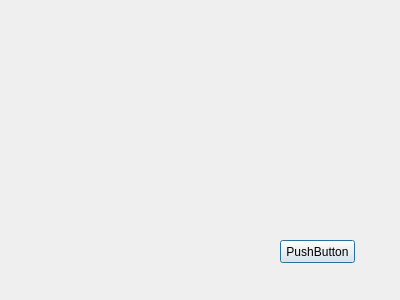
<?xml version="1.0" encoding="UTF-8"?>
<ui version="4.0">
 <class>Reference_Dialog</class>
 <widget class="QDialog" name="Reference_Dialog">
  <property name="geometry">
   <rect>
    <x>0</x>
    <y>0</y>
    <width>400</width>
    <height>300</height>
   </rect>
  </property>
  <property name="windowTitle">
   <string>Dialog</string>
  </property>
  <widget class="QPushButton" name="pushButton">
   <property name="geometry">
    <rect>
     <x>280</x>
     <y>240</y>
     <width>75</width>
     <height>23</height>
    </rect>
   </property>
   <property name="text">
    <string>PushButton</string>
   </property>
  </widget>
 </widget>
 <resources/>
 <connections/>
</ui>
